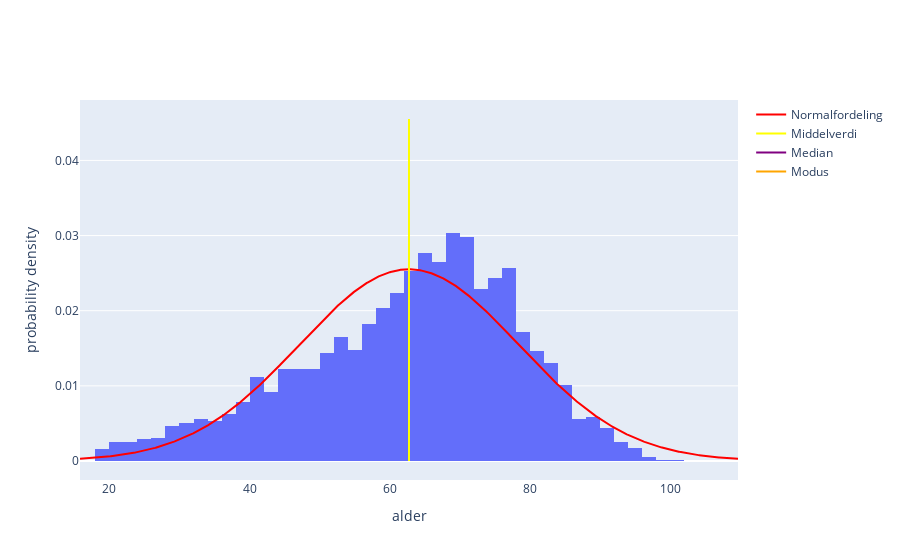
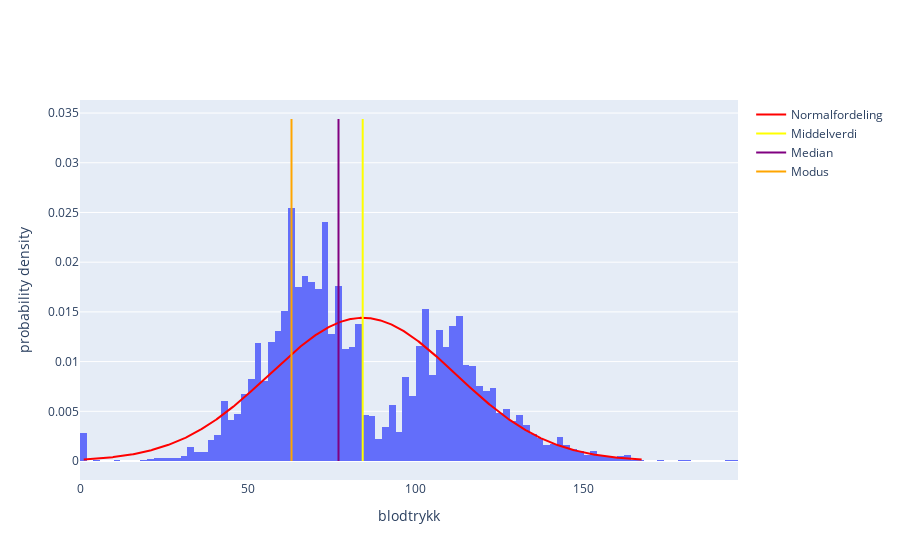
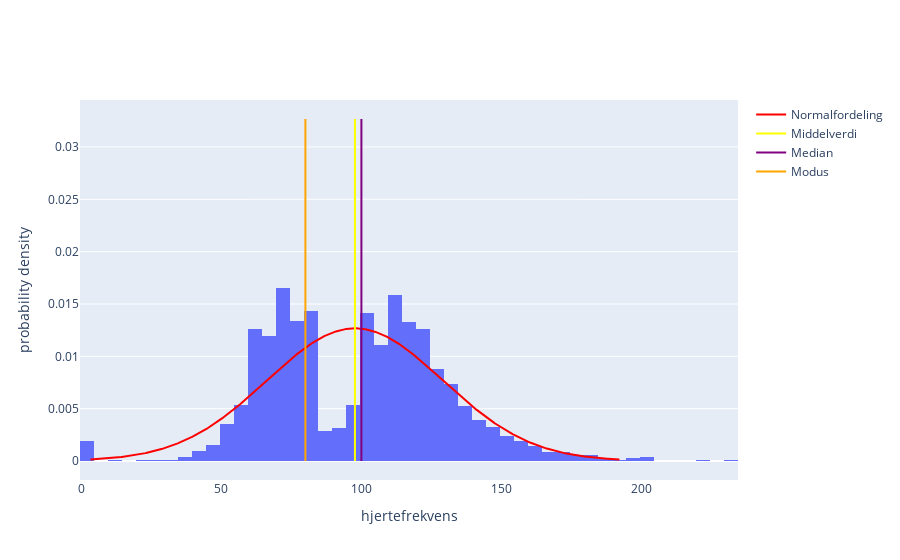
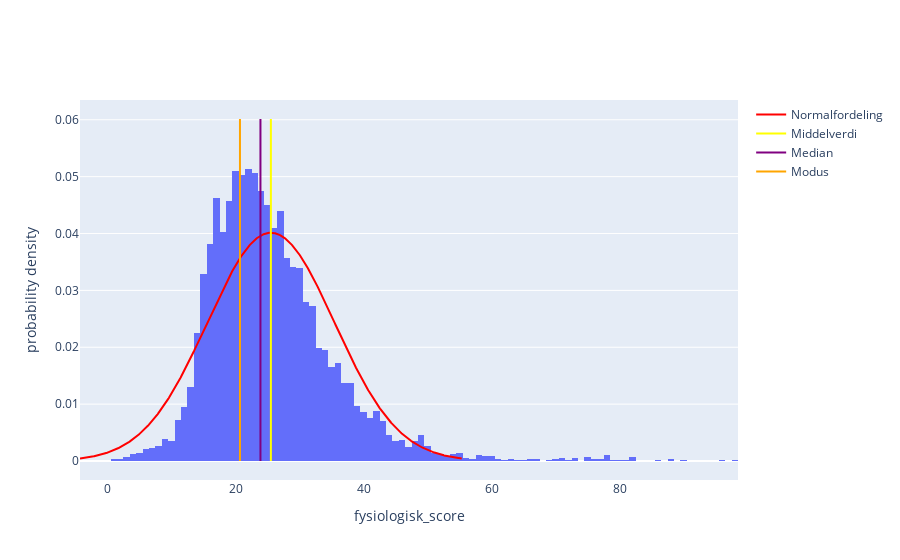

The notebook cell these images were saved under, in order:
### Markdown cell above
La oss se på noen interessante variabler.

### Code cell
cols_to_watch = ["alder", "blodtrykk", "hjertefrekvens", "fysiologisk_score"]

for col in cols_to_watch:
    mu, std, N = np.mean(X_train[col]), np.std(X_train[col]), 1001
    x = np.linspace(mu - 3*std, mu + 3*std, N)
    fx = stats.norm.pdf(x, mu, std)
    dmax = max(fx) + 0.02
    
    hist = px.histogram(X_train, x=col, histnorm="probability density")
    fig = go.Figure(data=hist.data)
    fig.add_trace(go.Scatter(x=x, y=fx, mode="lines", line=dict(color="red"), name="Normalfordeling"))
    fig.add_trace(go.Scatter(x=[mu, mu], y=[0, dmax], mode="lines", line=dict(color="yellow"),name="Middelverdi"))
    fig.add_trace(go.Scatter(x=[np.median(X_train[col]), np.median(X_train[col])], y=[0, dmax], mode="lines", line=dict(color="purple"),name="Median"))
    fig.add_trace(go.Scatter(x=[stats.mode(X_train[col])[0], stats.mode(X_train[col])[0]], y=[0, dmax], mode="lines", line=dict(color="orange"),name="Modus"))
    fig.update_xaxes(title_text=col)
    fig.update_yaxes(title_text="probability density")
    fig.write_image(f"images/{col}_tetthetsfunksjon.png")
    fig.show()

### Figure 1 — Plotly figure (JSON) as saved in the notebook; plotly's stock layout.template omitted (floating-point values rounded to 4 significant figures; data arrays with more than 128 entries replaced by an {"elided": "..."} marker saying what was removed)
{"data": [{"alignmentgroup": "True", "bingroup": "x", "histnorm": "probability density", "hovertemplate": "alder=%{x}<br>probability density=%{y}<extra></extra>", "legendgroup": "", "marker": {"color": "#636efa", "pattern": {"shape": ""}}, "name": "", "offsetgroup": "", "orientation": "v", "showlegend": false, "type": "histogram", "x": {"elided": "5413 float values"}, "xaxis": "x", "yaxis": "y"}, {"line": {"color": "red"}, "mode": "lines", "name": "Normalfordeling", "type": "scatter", "x": {"elided": "1001 float values"}, "y": {"elided": "1001 float values"}}, {"line": {"color": "yellow"}, "mode": "lines", "name": "Middelverdi", "type": "scatter", "x": [62.73, 62.73], "y": [0, 0.04551]}, {"line": {"color": "purple"}, "mode": "lines", "name": "Median", "type": "scatter", "x": [null, null], "y": [0, 0.04551]}, {"line": {"color": "orange"}, "mode": "lines", "name": "Modus", "type": "scatter", "x": [null, null], "y": [0, 0.04551]}], "layout": {"xaxis": {"title": {"text": "alder"}}, "yaxis": {"title": {"text": "probability density"}}}}

### Figure 2 — Plotly figure (JSON) as saved in the notebook; plotly's stock layout.template omitted (floating-point values rounded to 4 significant figures; data arrays with more than 128 entries replaced by an {"elided": "..."} marker saying what was removed)
{"data": [{"alignmentgroup": "True", "bingroup": "x", "histnorm": "probability density", "hovertemplate": "blodtrykk=%{x}<br>probability density=%{y}<extra></extra>", "legendgroup": "", "marker": {"color": "#636efa", "pattern": {"shape": ""}}, "name": "", "offsetgroup": "", "orientation": "v", "showlegend": false, "type": "histogram", "x": {"elided": "5413 float values"}, "xaxis": "x", "yaxis": "y"}, {"line": {"color": "red"}, "mode": "lines", "name": "Normalfordeling", "type": "scatter", "x": {"elided": "1001 float values"}, "y": {"elided": "1001 float values"}}, {"line": {"color": "yellow"}, "mode": "lines", "name": "Middelverdi", "type": "scatter", "x": [84.21, 84.21], "y": [0, 0.0344]}, {"line": {"color": "purple"}, "mode": "lines", "name": "Median", "type": "scatter", "x": [77, 77], "y": [0, 0.0344]}, {"line": {"color": "orange"}, "mode": "lines", "name": "Modus", "type": "scatter", "x": [63, 63], "y": [0, 0.0344]}], "layout": {"xaxis": {"title": {"text": "blodtrykk"}}, "yaxis": {"title": {"text": "probability density"}}}}

### Figure 3 — Plotly figure (JSON) as saved in the notebook; plotly's stock layout.template omitted (floating-point values rounded to 4 significant figures; data arrays with more than 128 entries replaced by an {"elided": "..."} marker saying what was removed)
{"data": [{"alignmentgroup": "True", "bingroup": "x", "histnorm": "probability density", "hovertemplate": "hjertefrekvens=%{x}<br>probability density=%{y}<extra></extra>", "legendgroup": "", "marker": {"color": "#636efa", "pattern": {"shape": ""}}, "name": "", "offsetgroup": "", "orientation": "v", "showlegend": false, "type": "histogram", "x": {"elided": "5413 int values"}, "xaxis": "x", "yaxis": "y"}, {"line": {"color": "red"}, "mode": "lines", "name": "Normalfordeling", "type": "scatter", "x": {"elided": "1001 float values"}, "y": {"elided": "1001 float values"}}, {"line": {"color": "yellow"}, "mode": "lines", "name": "Middelverdi", "type": "scatter", "x": [97.69, 97.69], "y": [0, 0.03267]}, {"line": {"color": "purple"}, "mode": "lines", "name": "Median", "type": "scatter", "x": [100, 100], "y": [0, 0.03267]}, {"line": {"color": "orange"}, "mode": "lines", "name": "Modus", "type": "scatter", "x": [80, 80], "y": [0, 0.03267]}], "layout": {"xaxis": {"title": {"text": "hjertefrekvens"}}, "yaxis": {"title": {"text": "probability density"}}}}

### Figure 4 — Plotly figure (JSON) as saved in the notebook; plotly's stock layout.template omitted (floating-point values rounded to 4 significant figures; data arrays with more than 128 entries replaced by an {"elided": "..."} marker saying what was removed)
{"data": [{"alignmentgroup": "True", "bingroup": "x", "histnorm": "probability density", "hovertemplate": "fysiologisk_score=%{x}<br>probability density=%{y}<extra></extra>", "legendgroup": "", "marker": {"color": "#636efa", "pattern": {"shape": ""}}, "name": "", "offsetgroup": "", "orientation": "v", "showlegend": false, "type": "histogram", "x": {"elided": "5413 float values"}, "xaxis": "x", "yaxis": "y"}, {"line": {"color": "red"}, "mode": "lines", "name": "Normalfordeling", "type": "scatter", "x": {"elided": "1001 float values"}, "y": {"elided": "1001 float values"}}, {"line": {"color": "yellow"}, "mode": "lines", "name": "Middelverdi", "type": "scatter", "x": [25.53, 25.53], "y": [0, 0.06014]}, {"line": {"color": "purple"}, "mode": "lines", "name": "Median", "type": "scatter", "x": [23.9, 23.9], "y": [0, 0.06014]}, {"line": {"color": "orange"}, "mode": "lines", "name": "Modus", "type": "scatter", "x": [20.7, 20.7], "y": [0, 0.06014]}], "layout": {"xaxis": {"title": {"text": "fysiologisk_score"}}, "yaxis": {"title": {"text": "probability density"}}}}
